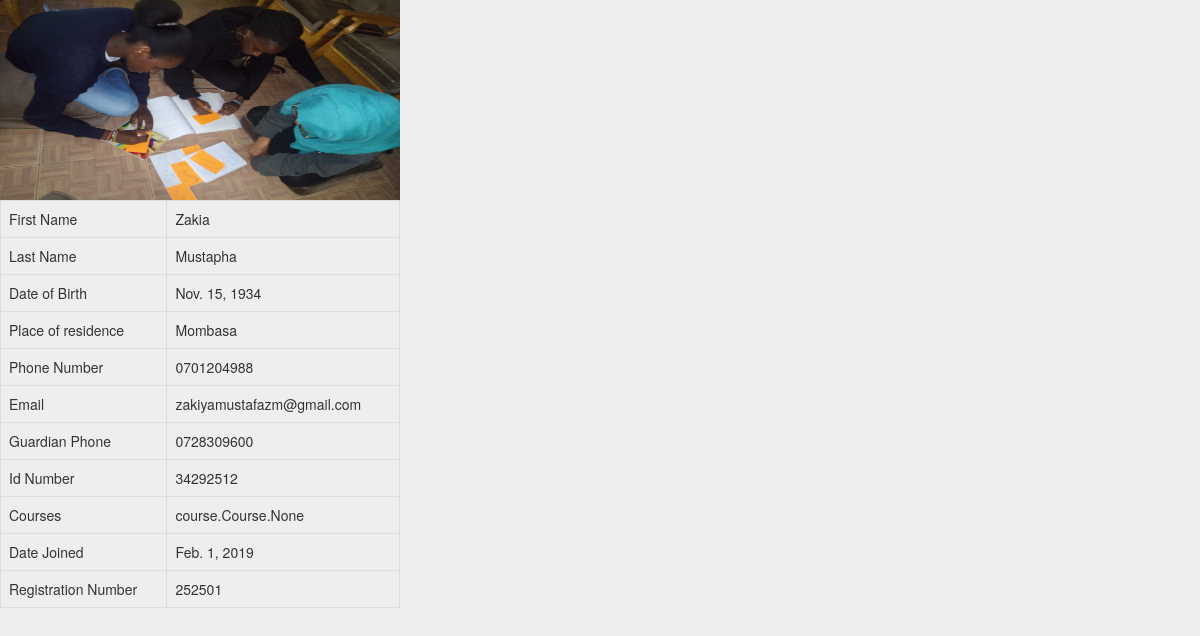
The page /student/detail/1/ on the database its author committed.
### student/models.py (models this page shows, shortened)
class Student(models.Model):
    first_name=models.CharField(max_length=50)
    last_name=models.CharField(max_length=50)
    date_of_birth=models.DateField()
    registration_number=models.CharField(max_length= 50)
    place_of_residence= models.CharField(max_length =50)
    phone_number=models.CharField(max_length =50)
    Email=models.EmailField(max_length =50)
    guardian_phone= models.CharField(max_length =50)
    id_number=models.IntegerField()
    date_joined=models.DateField()
    courses=models.ManyToManyField(Course, null=True,blank=True,related_name="students")
    image=models.ImageField(upload_to="student_image",blank=True,null=True)
    def calculate_age(self):
        today = datetime.date.today()
        return today.year - self.date_of_birth.year
    age = property(calculate_age)

### student/views.py (the view)
# urls.py: path("detail/<int:pk>/",student_detail,name="student_detail"),
def student_detail(request,pk):
	student=Student.objects.get(pk=pk)
	return render(request,"student_detail.html",{"student":student})

### student/templates/student_detail.html (shortened to what this page needs)
<!DOCTYPE html>
<html>
<head>
     <link rel="stylesheet" href="https://maxcdn.bootstrapcdn.com/bootstrap/3.4.0/css/bootstrap.min.css">
</head>
<body>
     <img src= {{student.image.url}} >
<div class="table-responsive">
<table class="table table-bordered">
     <tr>
          <td>First Name</td>
          <td>{{student.first_name}}</td>
     </tr>
     <tr>
           <td>Last Name</td>
          <td>{{student.last_name}}</td>
     </tr>
     <tr>
           <td>Date of Birth</td>
       <td>{{student.date_of_birth}}</td>
</tr>
<tr>
      <td>Place of residence</td>
     <td>{{student.place_of_residence}}</td>
</tr>
<tr>
      <td>Phone Number</td>
     <td>{{student.phone_number}}</td>
</tr>
<tr>
      <td>Email</td>
     <td>{{student.Email}}</td>
</tr>
<tr>
      <td>Guardian Phone</td>
     <td>{{student.guardian_phone}}</td>
</tr>
<tr>
     <td>Id Number</td>
     <td>{{student.id_number}}</td>
</tr>
<tr>
      <td>Courses</td>
     <td>{{student.courses}}</td>
</tr>
<tr>
      <td>Date Joined</td>
     <td>{{student.date_joined}}</td>
</tr>
<tr>
      <td>Registration Number</td>
     <td>{{student.registration_number}}</td>
</tr>
</table>
</body>
</html>

### student/templates/student_detail.html (style rules this page uses)
body { width: 400px; background-color: #eee; }
img { width:400px; height: 200px; }

### rows shown on the page
Student: image (picture), first_name "Zakia", last_name "Mustapha", date_of_birth "Nov. 15, 1934", place_of_residence "Mombasa", phone_number "0701204988", Email "zakiyamustafazm@gmail.com", guardian_phone "0728309600", id_number "34292512", courses "course.Course.None", date_joined "Feb. 1, 2019", registration_number "252501"
